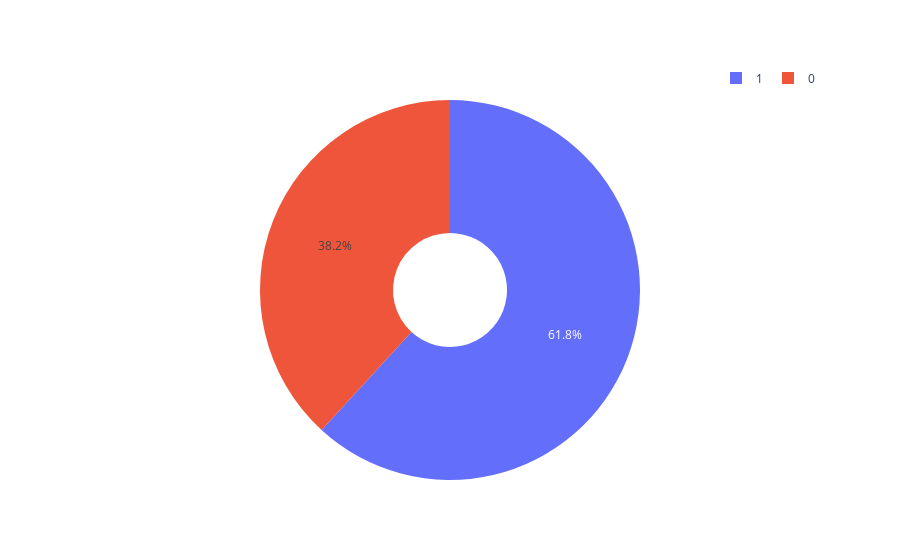

Write notebook code for a chart like this one.
### Code cell
import plotly.graph_objects as go
fig = go.Figure(data=[go.Pie(labels=y.unique(), values=y.groupby(y).count(), hole=.3)])
fig.update_layout(legend=dict(orientation="h", yanchor="bottom",y=1.02,xanchor="right",x=1))

fig.show()

### Figure 1 — Plotly figure (JSON) as saved in the notebook; plotly's stock layout.template omitted (floating-point values rounded to 4 significant figures)
{"data": [{"hole": 0.3, "labels": [0, 1], "type": "pie", "values": [446, 722]}], "layout": {"legend": {"orientation": "h", "x": 1, "xanchor": "right", "y": 1.02, "yanchor": "bottom"}}}
